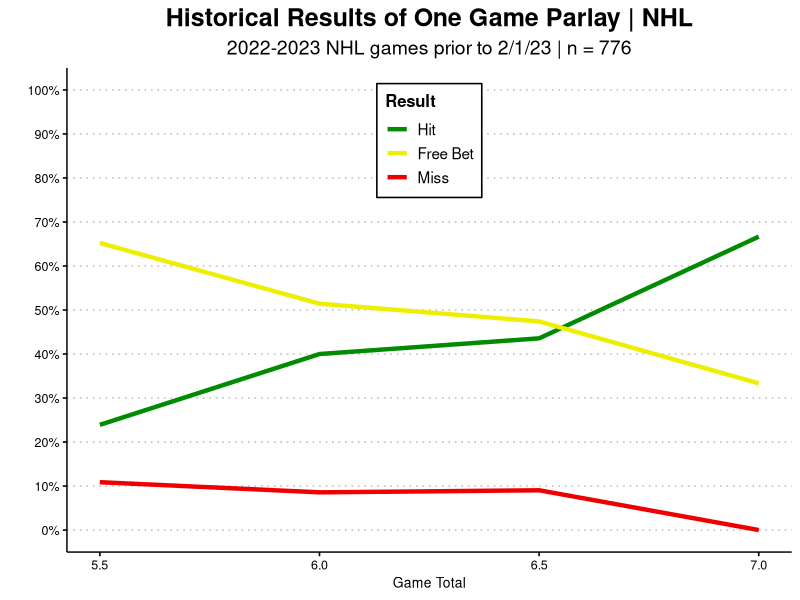
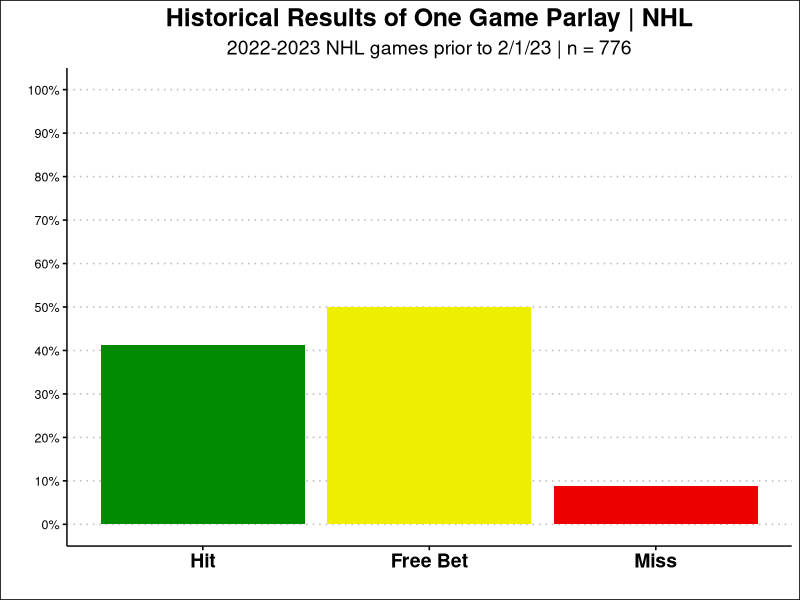

The R source for these figures, in order:
library(tidyverse)

#Load NHL data
nhl_loaded <- read.csv('nhl_game_data.csv')

#Manipulate data for analysis
nhl_clean <- nhl_loaded %>%
  filter(home_ml != away_ml) %>%
  mutate(total_score = home_score + away_score,
         favorite_score = ifelse(away_ml < home_ml, away_score, home_score),
         underdog_score = ifelse(away_ml > home_ml, away_score, home_score),
         min_total = ifelse(total_line <= 6, 3.5, 4.5),
         max_total = ifelse(total_line <= 6, 7.5, 8.5)) %>%
  select(favorite_score, underdog_score, min_total, max_total, total_score, total_line) %>%
  mutate(sgp_hit = ifelse(favorite_score - underdog_score < 4 & underdog_score - favorite_score < 3
                          & total_score >= min_total & total_score <= max_total, 1, 0),
         sgp_ins = ifelse(((favorite_score - underdog_score < 4 & underdog_score - favorite_score < 3)
                          | total_score >= min_total & total_score <= max_total) & sgp_hit != 1,1,0),
         sgp_miss = ifelse(sgp_hit != 1 & sgp_ins != 1, 1, 0),
         category = case_when(sgp_hit == 1 ~ 'Hit',
                              sgp_ins == 1 ~ 'Free Bet',
                              sgp_miss == 1 ~ 'Miss'))
  

#Organization to help with plotting
nhl_clean$category <- factor(nhl_clean$category, levels = c('Hit','Free Bet','Miss'))
my_colors <- c('green4','yellow2','red2')

#Plot the results
p_bar <- nhl_clean %>% ggplot(aes(x = category)) +
  geom_bar(aes(y = (after_stat(count))/sum(after_stat(count))),
           fill = my_colors) +
  scale_y_continuous(breaks = seq(0,1,.1),
                     limits = c(0,1),
                     labels = scales::percent_format(accuracy = 1)) +
  labs(x = '',
       y = '',
       title = 'Historical Results of One Game Parlay | NHL',
       subtitle = '2022-2023 NHL games prior to 2/1/23 | n = 776') +
  ggthemes::theme_clean() +
  theme(axis.text.x = element_text(face = 'bold', size = 14),
        plot.title = element_text(face = 'bold', size = 18, hjust = .5),
        plot.subtitle = element_text(size = 14, hjust = .5))


#Split up the results by total
total_check <- nhl_clean %>%
  group_by(total_line) %>%
  summarise(total_hit = mean(sgp_hit),
            total_ins = mean(sgp_ins),
            total_miss = mean(sgp_miss),
            tot = n())

#Plot the results by total
p_total <- total_check %>% ggplot(aes(x = total_line)) +
  geom_line(aes(y = total_hit, color = 'Hit'), linewidth = 1.5) +
  geom_line(aes(y = total_ins,  color = 'Free Bet'), linewidth = 1.5) +
  geom_line(aes(y = total_miss,  color = 'Miss'), linewidth = 1.5) +
  labs(x = 'Game Total',
       y = '',
       color = 'Result',
       title = 'Historical Results of One Game Parlay | NHL',
       subtitle = '2022-2023 NHL games prior to 2/1/23 | n = 776') +
  scale_color_manual(values = my_colors, breaks = c("Hit",'Free Bet','Miss')) +
  ggthemes::theme_clean() +
  scale_x_continuous(breaks = c(seq(5.5,7,.5))) +
  scale_y_continuous(breaks = seq(0,1,.1),
                     limits = c(0,1),
                     labels = scales::percent_format(accuracy = 1)) +
  theme(plot.title = element_text(face = 'bold', size = 18, hjust = .5),
        plot.subtitle = element_text(size = 14, hjust = .5),
        legend.position = c(.5,.85),
        plot.background = element_rect(fill = 'white', color = 'white'))

#Save Plots
ggsave(plot = p_total, "NHL_total.png")
ggsave(plot = p_bar, 'NHL_hit_pct.png')

#Save NHL results for plotting all leagues
nhl_write_results <- data.frame(
  league = 'NHL',
  sgp_hit = mean(nhl_clean$sgp_hit),
  sgp_ins = mean(nhl_clean$sgp_ins),
  sgp_miss = mean(nhl_clean$sgp_miss))

write.csv(nhl_write_results, 'nhl_results.csv', row.names = F)

